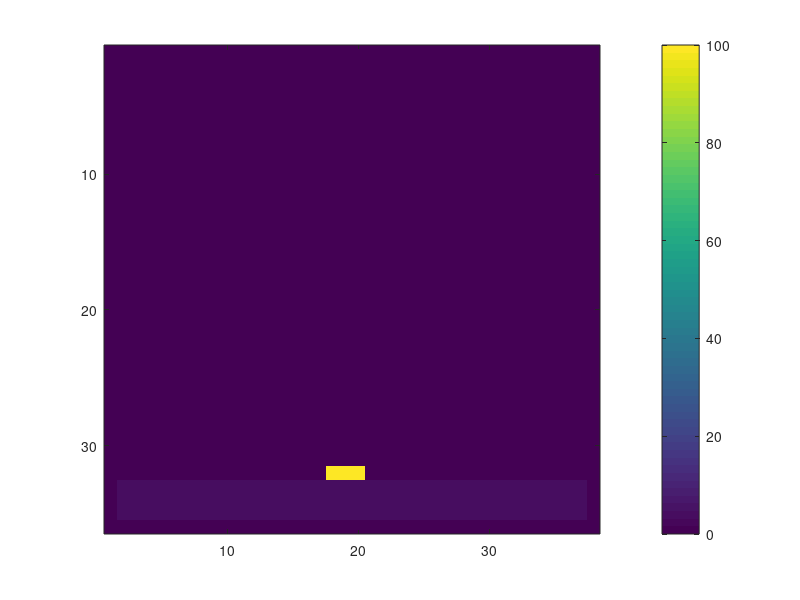
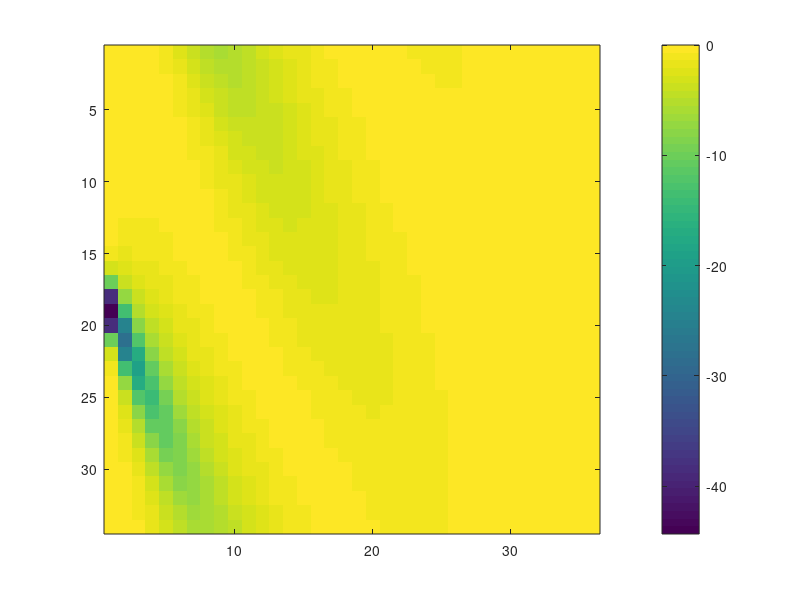
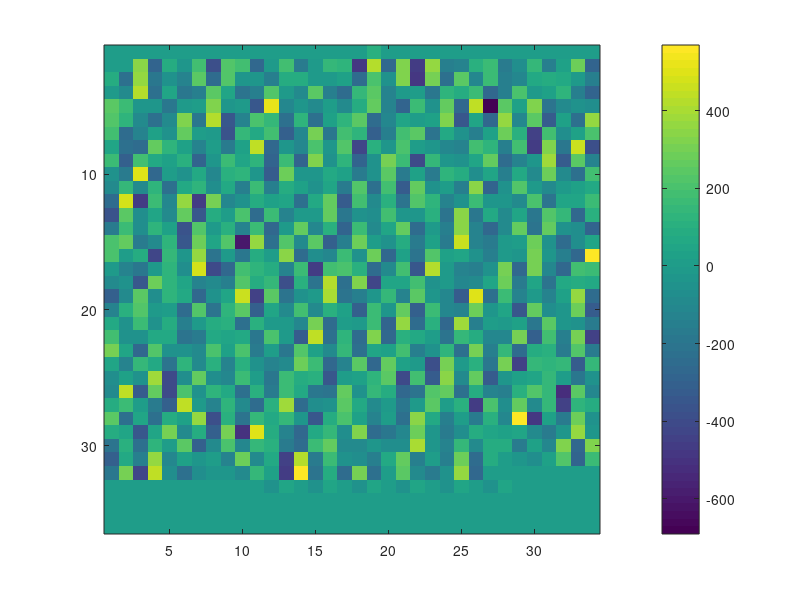

Write the MATLAB code that produced these figures, in order.
%The unshielded microstrip
clc
clear all
width=0.12;
metal_width=0.01;
potential_on_metal=100; %in volts
height_metal=0.002;
s=0.01; %height of the dielectric
height_freespace=0.1;
e1=1; %dielectric for freespace
e2=4; %dielectric for bottom

N=3;

h=metal_width/N;
M1=floor(s/h); %number of nodes in dielectric
M2=round(height_freespace/h); %number of nodes freespace
N1=round(width/h);

dielectric=e2*ones(M1,N1);
freespace=e1*ones(M2,N1);

midpoint=floor(N1/2)-floor(N/2);
metal=e1*ones(1,N1);
counter=0;

while counter<N
    metal(1,midpoint+counter)=100;
    counter=counter+1;
end

top_bottom=0*ones(1,N1);
left_right=0*ones(M1+M2+3,1);
problem=[freespace; metal; dielectric];

problem=[top_bottom; problem; top_bottom];

problem=[left_right problem left_right];

A_col=1;
A_row=1;

b=0*ones((M1+M2+1)*N1,1);

i=2;
imagesc(problem)
% with dielectric
while i<M1+M2+3

    j=2;
    while j<(N1+2)
        
        
        if problem(i,j)==e1 % for freespace self
            A(A_row,A_col)=-4*e1;
        end
        
        if problem(i,j)==e2 % for dielectric self
            A(A_row,A_col)=-4*e2;
        end
      
        if problem(i,j+1)==e1 %freespace right of x
            A(A_row,A_col+1)=e1;
        end
        
        if problem(i,j+1)==e2 %dielectric right of x
            A(A_row,A_col+1)=e2;
        end
        
        if problem(i,j-1)==e1 %freespace left of x
            A(A_row,A_col-1)=e1;
        end
        
        if problem(i,j-1)==e2 %dielectric left of x
            A(A_row,A_col-1)=e2;
        end
        
        if problem(i-1,j)==e1 && problem(i+1,j)==e1 %freespace - if not border of freespace and dielectric
            A(A_row,A_col-N1)=e1; %above
            A(A_row,(i-1)*N1+j-1)=e1; %below
        end
        
        if problem(i-1,j)==e2 && problem(i+1,j)==e2 %dielectric - if not border of freespace and dielectric
            A(A_row,A_col-N1)=e2; %above
            A(A_row,(i-1)*N1+j-1)=e2; %below
        end
        
        if problem(i-1,j)==100 || problem(i+1,j)==100
            A(A_row,A_col)=-4*(e1+e2); % for itself
            A(A_row,A_col-N1)=2*e1; %for above
            A(A_row,(i-1)*N1+j-1)=2*e2; %for below
            A(A_row,A_col-1)=e2+e1;%for left
            A(A_row,A_col+1)=e2+e1;%for right
        end
        
        if problem(i-1,j)==e1 && problem(i+1,j)==e2  %if at border of freespace and dielectric
            A(A_row,A_col)=-4*(e1+e2); % for itself
            A(A_row,A_col-N1)=2*e1; %for above
            A(A_row,(i-1)*N1+j-1)=2*e2; %for below
            A(A_row,A_col-1)=e2+e1;%for left
            A(A_row,A_col+1)=e2+e1;%for right
        end
        
        if problem(i,j)==100
            b(j,1)=100;
            A(A_row,A_col)=1;
            A(A_row,A_col-1)=0;
            A(A_row,A_col+1)=0;
            A(A_row,(i-1)*N1+j-1)=0;
            A(A_row,A_col-N1)=0;
        end
        
        j=j+1;
        A_row=A_row+1;
        A_col=A_col+1;
    end
    i=i+1;
end

phi=A\b;

k=M1+M2+1;

result1=reshape(phi,k,N1);

imagesc(problem)
colorbar
figure;
imagesc(result1)
colorbar

%again
%without the dielectric
b2=0*ones((M1+M2+1)*N1,1);
A_row=1;
A_col=1;
i=2;
while i<M1+M2+3

    j=2;
    while j<(N1+2)
        
        
        if problem(i,j)==e1 % for freespace self
            A2(A_row,A_col)=e1;
        end
        
        if problem(i,j)==e2 % for dielectric self
            A2(A_row,A_col)=e1;
        end
      
        if problem(i,j+1)==e1 %freespace right of x
            A2(A_row,A_col+1)=e1;
        end
        
        if problem(i,j+1)==e2 %dielectric right of x
            A2(A_row,A_col+1)=e1;
        end
        
        if problem(i,j-1)==e1 %freespace left of x
            A2(A_row,A_col-1)=e1;
        end
        
        if problem(i,j-1)==e2 %dielectric left of x
            A2(A_row,A_col-1)=e1;
        end
        
        if problem(i-1,j)==e1 && problem(i+1,j)==e1 %freespace - if not border of freespace and dielectric
            A2(A_row,A_col-N1)=e1; %above
            A2(A_row,(i-1)*N1+j-1)=e1; %below
        end
        
        if problem(i-1,j)==100 || problem(i+1,j)==100
            A2(A_row,A_col)=-4*(e1+e2); % for itself
            A2(A_row,A_col-N1)=2*e1; %for above
            A2(A_row,(i-1)*N1+j-1)=2*e2; %for below
            A2(A_row,A_col-1)=e2+e1;%for left
            A2(A_row,A_col+1)=e2+e1;%for right
        end
        
        
        if problem(i,j)==100
            b2(j,1)=100;
            A2(A_row,A_col)=1;
            A2(A_row,A_col-1)=0;
            A2(A_row,A_col+1)=0;
            A2(A_row,(i-1)*N1+j-1)=0;
            A2(A_row,A_col-N1)=0;
        end
        
        j=j+1;
        A_row=A_row+1;
        A_col=A_col+1;
    end
    i=i+1;
end

phi2=A2\b2;

result2=reshape(phi2,k,N1)';

figure;
imagesc(result2)
colorbar


